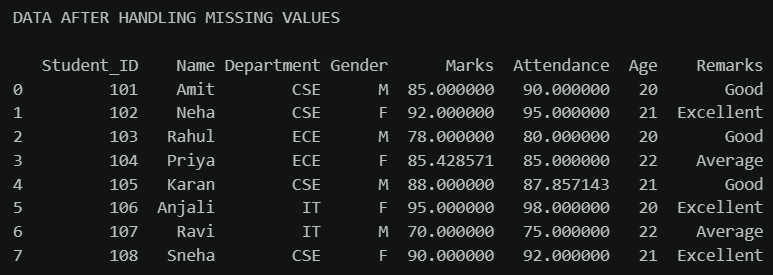
#> input picture class/Screenshot 2026-08-24 212754.png, 773 x 275 px, found by its file name
$ jupyter execute day-4-a.ipynb
#> lines starting #> are read from the running program, lines starting #| are printed output that depends on the picture
[cell 1]
import cv2
import numpy as np
import matplotlib.pyplot as plt

[cell 2]
img = cv2.imread(r"C:\Users\suyas\Desktop\JupyterLab-setup\Bootcamp\class\Screenshot 2026-08-24 212754.png")
#> img is the input picture: shape (275, 773, 3); mean B, G, R 32.2, 31.2, 30.1
print(type(img))
#| <class 'numpy.ndarray'>

[cell 3]
print(img.shape)
#| (275, 773, 3)

[cell 4]
cv2.imshow("Photos",img)
cv2.waitKey(0)

[cell 5]
img_resize = cv2.resize(img,(400,256))
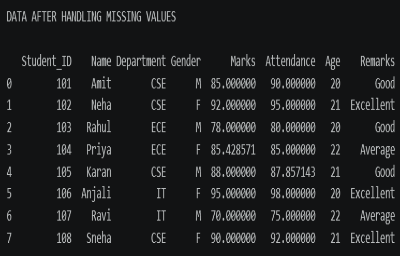
#> img_resize: shape (256, 400, 3); mean B, G, R 32.2, 31.2, 30
cv2.imshow("Photos", img_resize)
cv2.waitKey(0)

[cell 6]
img_flip = cv2.flip(img,0)
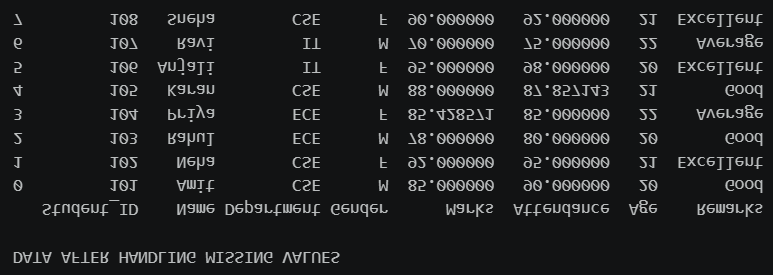
#> img_flip: shape (275, 773, 3); mean B, G, R 32.2, 31.2, 30.1
cv2.imshow("Photos", img_flip)
cv2.waitKey(0)

[cell 7]
img_crop =  img[100:300, 200:500]
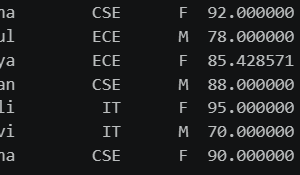
#> img_crop: shape (175, 300, 3); mean B, G, R 32.5, 31.5, 30.3
cv2.imshow("Photos", img_crop)
cv2.waitKey(0)
cv2.destroyAllWindows()
